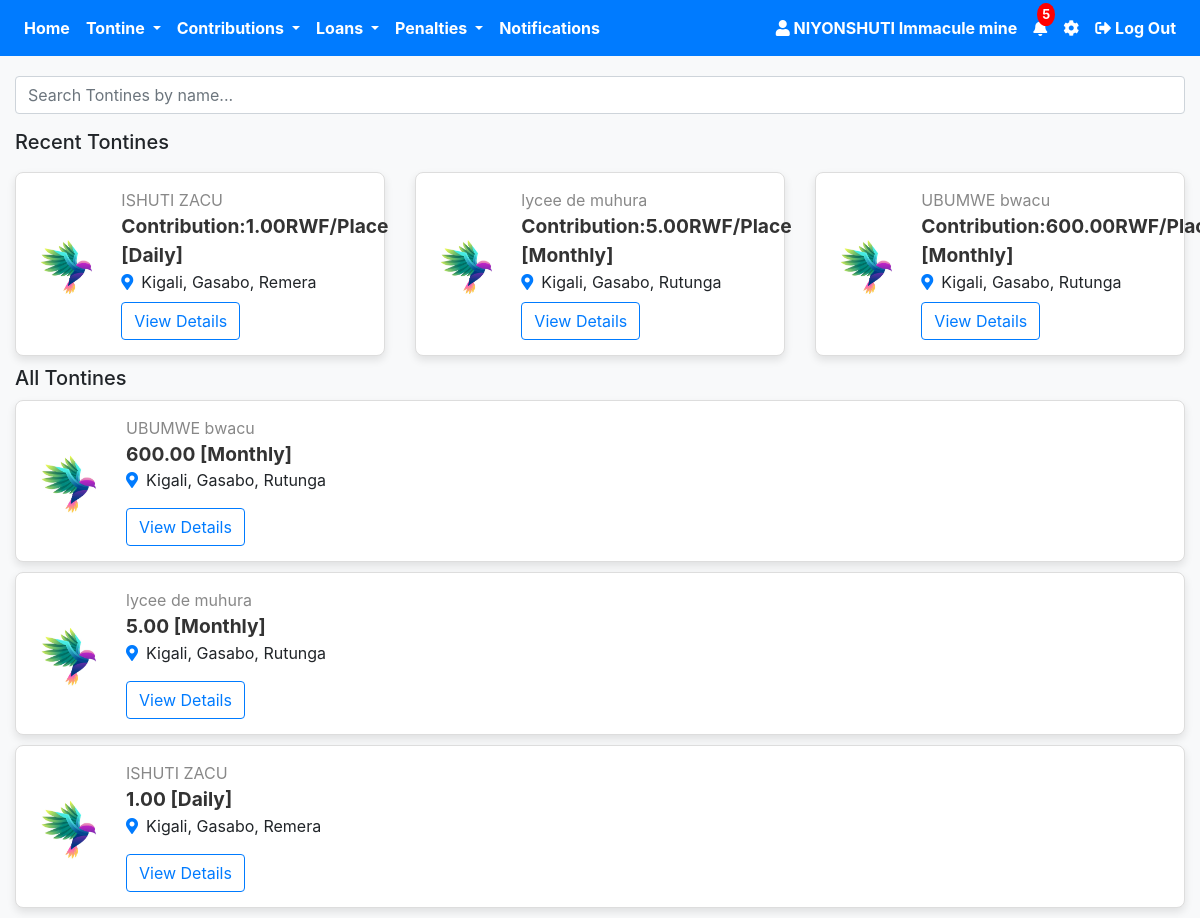
/user_profile.php (signed in), run on an earlier commit of the app's database.
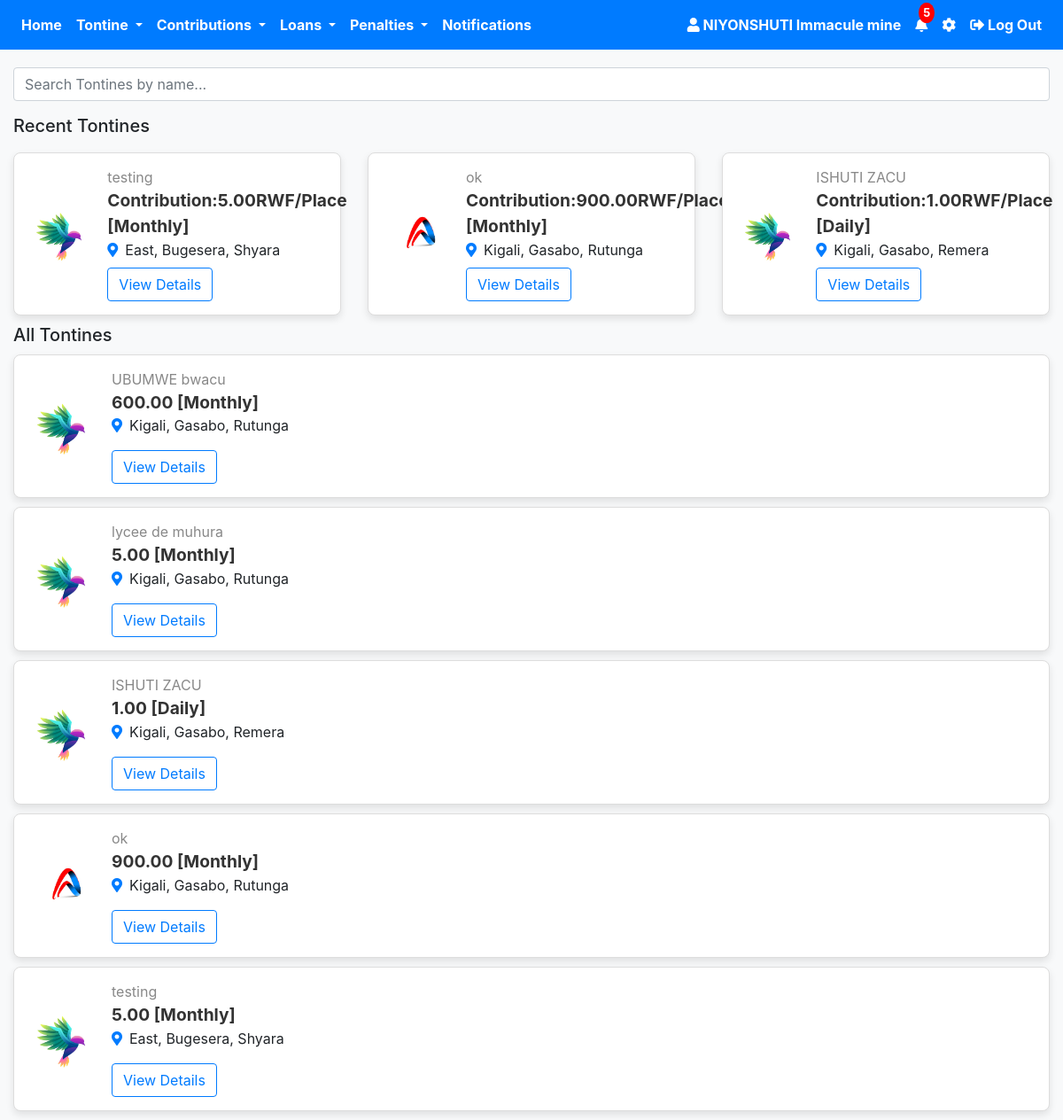
And on a later commit of the database.
### tables this page shows
CREATE TABLE `tontine` (
  `id` int(11) NOT NULL,
  `tontine_name` varchar(255) NOT NULL,
  `logo` varchar(255) DEFAULT NULL,
  `join_date` date NOT NULL,
  `province` varchar(100) NOT NULL,
  `district` varchar(100) NOT NULL,
  `sector` varchar(100) NOT NULL,
  `total_contributions` decimal(10,2) NOT NULL,
  `occurrence` enum('Daily','Weekly','Monthly') NOT NULL,
  `time` time DEFAULT NULL,
  `day` enum('Monday','Tuesday','Wednesday','Thursday','Friday','Saturday','Sunday') DEFAULT NULL,
  `date` date DEFAULT NULL,
  `created_at` timestamp NOT NULL DEFAULT current_timestamp(),
  `user_id` int(11) DEFAULT NULL,
  `role` varchar(30) NOT NULL,
  `purpose` varchar(255) NOT NULL,
  `rules` varchar(255) NOT NULL,
  `status` enum('Not Justified','Justification Request sent','Justified','Rejected') DEFAULT 'Not Justified',
  `reason` varchar(255) NOT NULL,
  `interest` decimal(10,2) NOT NULL DEFAULT 0.00,
  `payment_frequency` enum('Monthly','Weekly') NOT NULL,
  `frequent_payment_date` date DEFAULT NULL,
  `frequent_payment_day` enum('Monday','Tuesday','Wednesday','Thursday','Friday','Saturday','Sunday') DEFAULT NULL
);

### user_profile.php (the view, shortened to what the changed rows need)
<?php
require 'config.php';
?>
<!DOCTYPE html>
<html lang="en">
<head>
    <link rel="stylesheet" href="https://stackpath.bootstrapcdn.com/bootstrap/4.5.2/css/bootstrap.min.css">
    <link rel="stylesheet" href="https://cdnjs.cloudflare.com/ajax/libs/font-awesome/5.15.4/css/all.min.css">
</head>
<body>
<div class="container mt-1">
    <div class="row recent-tontines">
    <?php
    $recentQuery = $pdo->query("SELECT * FROM tontine ORDER BY created_at DESC LIMIT 3");
    while ($tontine = $recentQuery->fetch(PDO::FETCH_ASSOC)) {
        $logo = !empty($tontine['logo']) ? $tontine['logo'] : 'default-logo.png';
        $timeInfo = '';
        echo "
        <div class='col-md-4'>
            <div class='job-card'>
                <img src='$logo' alt='Tontine Logo' class='job-logo'>
                <div class='job-info'>
                    <span class='company-name'>{$tontine['tontine_name']}</span>
     <div class='job-title'>Contribution:{$tontine['total_contributions']}RWF/Place [{$tontine['occurrence']}]</div>
                    <div class='timer'>$timeInfo</div>
                    <div class='details'>
                        <i class='fas fa-map-marker-alt icon'></i>{$tontine['province']}, {$tontine['district']}, {$tontine['sector']}
                    </div>
                   <button class='btn btn-outline-primary mt-2' onclick='confirmJoinTontine(" . $tontine['id'] . ")'>View Details</button>
                </div>
            </div>
        </div>
        ";
    }
    ?>
</div>
    <div class="job-listings">
        <?php
        $query = $pdo->query("SELECT * FROM tontine");
        while ($tontine = $query->fetch(PDO::FETCH_ASSOC)) {
            $logo = !empty($tontine['logo']) ? $tontine['logo'] : 'default-logo.png';
            $timeInfo = '';
            echo "
            <div class='job-card'>
                <img src='$logo' alt='Tontine Logo' class='job-logo'>
                <div class='job-info'>
                    <span class='company-name'>{$tontine['tontine_name']}</span>
                    <div class='job-title'>{$tontine['total_contributions']} [{$tontine['occurrence']}]</div>
                    <div class='details'>
                        <i class='fas fa-map-marker-alt icon'></i>{$tontine['province']}, {$tontine['district']}, {$tontine['sector']}
                    </div>
                    <div class='timer mt-2'>
                        $timeInfo
                    </div>
                  <button class='btn btn-outline-primary mt-2' onclick='confirmJoinTontine(" . $tontine['id'] . ")'>View Details</button>
                </div>
            </div>";
        }
        ?>
    </div>
</div>
</body>
</html>

What changed in the data, as far as the page shows it:
no longer on one of the page's lists (row unchanged): tontine: tontine_name "UBUMWE bwacu", total_contributions "600.00", occurrence "Monthly", province "Kigali", district "Gasabo", sector "Rutunga"
no longer on one of the page's lists (row edited): tontine: tontine_name "lycee de muhura", total_contributions "5.00", occurrence "Monthly", province "Kigali", district "Gasabo", sector "Rutunga"
added tontine: logo (picture), tontine_name "testing", total_contributions "5.00", occurrence "Monthly", province "East", district "Bugesera", sector "Shyara"
added tontine: logo (picture), tontine_name "ok", total_contributions "900.00", occurrence "Monthly", province "Kigali", district "Gasabo", sector "Rutunga"
